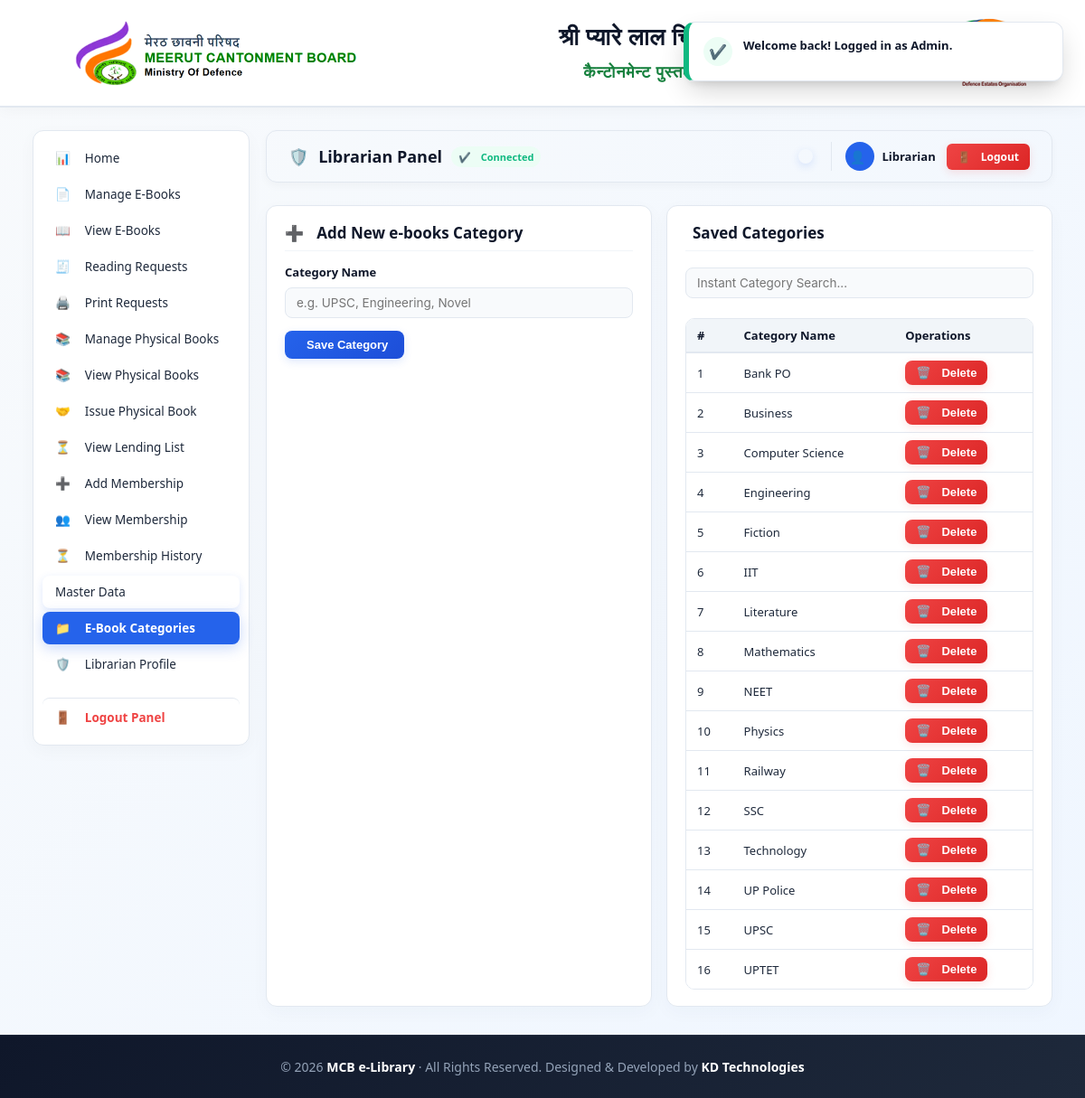
The page /?action=admin&tab=categories (signed in) on the database its author committed.
### tables this page shows
CREATE TABLE `categories` (
  `id` int(11) NOT NULL,
  `name` varchar(100) NOT NULL,
  `created_at` timestamp NULL DEFAULT current_timestamp()
);

### config.php (called while the page is built, shortened)
<?php
function e($v){ return htmlspecialchars((string)$v, ENT_QUOTES, 'UTF-8'); }
?>

### app/views/admin/categories.php (the view, shortened to what this page needs)
<div class="grid">
    <div class="card">
        <h3><i class="fa-solid fa-circle-plus"></i> Add New e-books Category</h3>
        <form method="post" action="?action=add_category">
            <label for="cat_input">Category Name</label>
            <input id="cat_input" name="name" placeholder="e.g. UPSC, Engineering, Novel" required>
            <button><i class="fa-solid fa-floppy-disk"></i>Save Category</button>
        </form>
    </div>
    <div class="card">
        <h3><i class="fa-solid fa-list-ul"></i> Saved Categories</h3>
        <input type="text" id="catFilterInput" placeholder="Instant Category Search..." style="margin-bottom:12px;">
        <div class="table-responsive">
            <table id="categoriesTable">
                <thead>
                    <tr>
                        <th>#</th>
                        <th>Category Name</th>
                        <th>Operations</th>
                    </tr>
                </thead>
                <tbody>
                    <?php
                    $x = $db->query("SELECT * FROM categories ORDER BY name");
                    $sr = 1;
                    while($r = $x->fetch_assoc()) {
                        echo "
                        <tr>
                            <td>{$sr}</td>
                            <td class='cat-name-cell'>" . e($r['name']) . "</td>
                            <td>
                                <form method='post' action='?action=delete_category' style='display:inline; margin:0;'>
                                    " . csrf_input() . "
                                    <input type='hidden' name='id' value='{$r['id']}'>
                                    <button class='danger btn btn-danger' type='submit' style='padding:6px 12px;'><i class='fa-solid fa-trash-can'></i> Delete</button>
                                </form>
                            </td>
                        </tr>";
                        $sr++;
                    }
                    ?>
                </tbody>
            </table>
        </div>
    </div>
</div>

### app/views/layout/header.php (style rules this page uses)
:root { --primary: #2563eb; --primary-hover: #1d4ed8; --bg-slate: #f8fafc; --bg-card: #ffffff; --navy-dark: #0f172a; --navy-light: #1e293b; --text-dark: #1e293b; --text-muted: #64748b; --border-color: #e2e8f0; --accent-green: #10b981; --accent-red: #ef4444; --accent-orange: #f59e0b; }
* { box-sizing: border-box; transition: all 0.2s ease-in-out; }
body { margin: 0; font-family: system-ui, -apple-system, "Segoe UI", Roboto, Helvetica, Arial, sans-serif; background: linear-gradient(135deg, #f8fafc, #eff6ff); color: var(--text-dark); min-height: 100vh; display: flex; flex-direction: column; }
h1, h2, h3, h4, strong { font-family: system-ui, -apple-system, "Segoe UI", Roboto, Helvetica, Arial, sans-serif; color: var(--navy-dark); }
.card { background: var(--bg-card); padding: 18px 20px; border-radius: 12px; border: 1px solid var(--border-color); box-shadow: 0 6px 20px rgba(22, 52, 91, 0.03); margin-bottom: 16px; position: relative; overflow: hidden; }
.card::before { content: ''; position: absolute; top: 0; left: 0; width: 100%; height: 4px; background: linear-gradient(90deg, var(--primary), #60a5fa); opacity: 0; }
.card h3 { margin-top: 0; font-size: 17px; font-weight: 600; border-bottom: 1px solid #f1f5f9; padding-bottom: 8px; margin-bottom: 14px; display: flex; align-items: center; gap: 8px; }
.grid { display: grid; grid-template-columns: repeat(auto-fit, minmax(300px, 1fr)); gap: 16px; }
label { display: block; margin-bottom: 4px; font-weight: 600; font-size: 13px; color: var(--navy-dark); }
input, select, textarea { width: 100%; padding: 8px 12px; margin: 4px 0 12px 0; border: 1px solid var(--border-color); border-radius: 8px; background-color: #f8fafc; font-family: 'Inter', sans-serif; font-size: 13.5px; }
button, .btn { background: linear-gradient(135deg, var(--primary), var(--primary-hover)); color: white; border: 0; padding: 8px 18px; border-radius: 8px; font-weight: 600; cursor: pointer; text-decoration: none; display: inline-flex; align-items: center; justify-content: center; gap: 6px; font-size: 13px; box-shadow: 0 3px 10px rgba(37, 99, 235, 0.15); }
.btn-danger, .btn.danger { background: linear-gradient(135deg, #ef4444, #dc2626); box-shadow: 0 3px 10px rgba(239, 68, 68, 0.15); }
.table-responsive { overflow-x: auto; border-radius: 10px; border: 1px solid var(--border-color); margin-top: 10px; }
table { width: 100%; border-collapse: collapse; font-size: 13px; background: #ffffff; }
th { background: #f1f5f9; color: var(--navy-dark); font-weight: 600; padding: 9px 12px; text-align: left; border-bottom: 2px solid var(--border-color); }
td { padding: 8px 12px; border-bottom: 1px solid var(--border-color); color: var(--text-dark); }
tr:last-child td { border-bottom: none; }

### rows shown on the page
categories: name "Bank PO"
categories: name "Business"
categories: name "Computer Science"
categories: name "Engineering"
categories: name "Fiction"
categories: name "IIT"
categories: name "Literature"
categories: name "Mathematics"
categories: name "NEET"
categories: name "Physics"
categories: name "Railway"
categories: name "SSC"
categories: name "Technology"
categories: name "UP Police"
categories: name "UPSC"
categories: name "UPTET"

### other values the page prints
$_SESSION['admin_user'] "Librarian"
